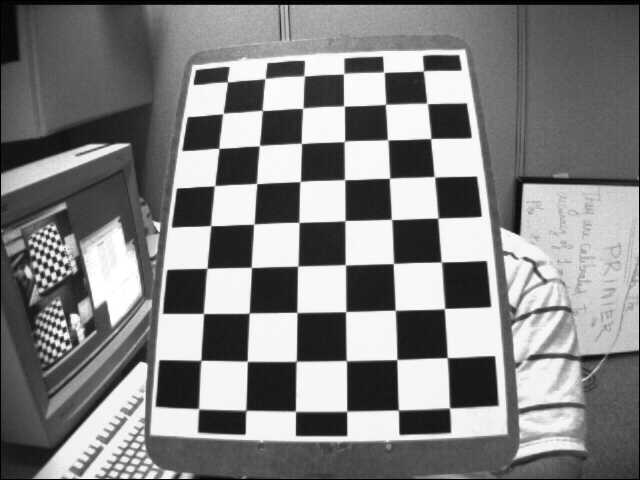
#> input picture opencv-python/images/left12.jpg, 640 x 480 px
$ python undistort.py
#> lines starting #> are read from the running program, lines starting #| are printed output that depends on the picture
import numpy as np
import cv2

# Load the data with the camera matrix and distortion coefficients
data = np.load('./output/data.npy',allow_pickle='TRUE').item()
#> (reads opencv-python/output/data.npy from the repository)

mtx = data['mtx']
dist = data['dist']

# Distortion
img = cv2.imread('./images/left12.jpg')
#> img is the input picture: shape (480, 640, 3); min 0, max 255, mean 129.5
h,  w = img.shape[:2]
#> h = 480; w = 640
newcameramtx, roi=cv2.getOptimalNewCameraMatrix(mtx,dist,(w,h),1,(w,h))
#> roi = (125, 92, 480, 305)

# Undistort
dst = cv2.undistort(img, mtx, dist, None, newcameramtx)
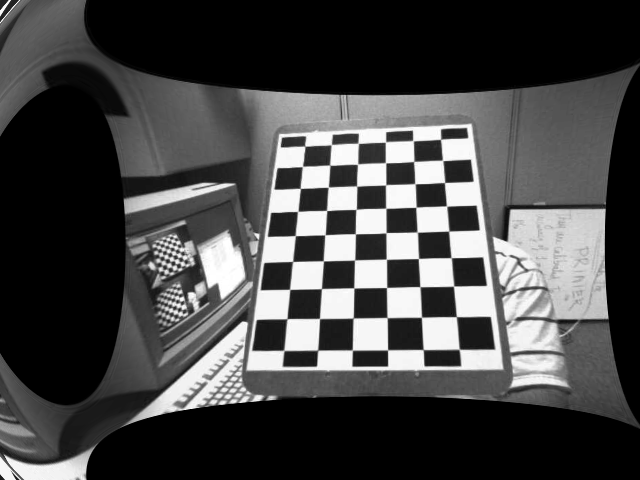
#> dst: shape (480, 640, 3); min 0, max 255, mean 70.4

# Crop the image
x,y,w,h = roi
#> x = 125; y = 92; w = 480; h = 305
dst = dst[y:y+h, x:x+w]
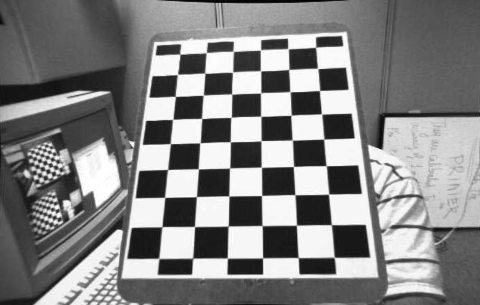
#> dst: shape (305, 480, 3); min 0, max 255, mean 130.7
cv2.imwrite('./output/undistort.png',dst)
